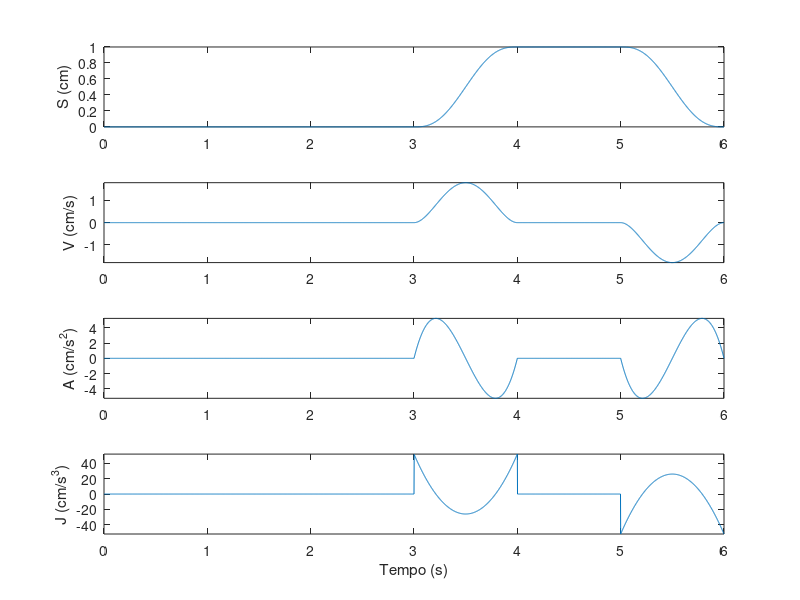
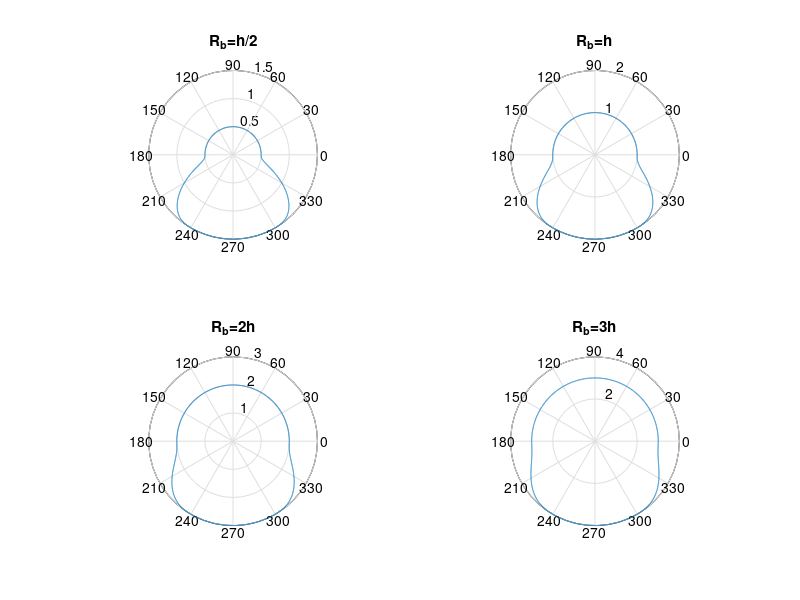
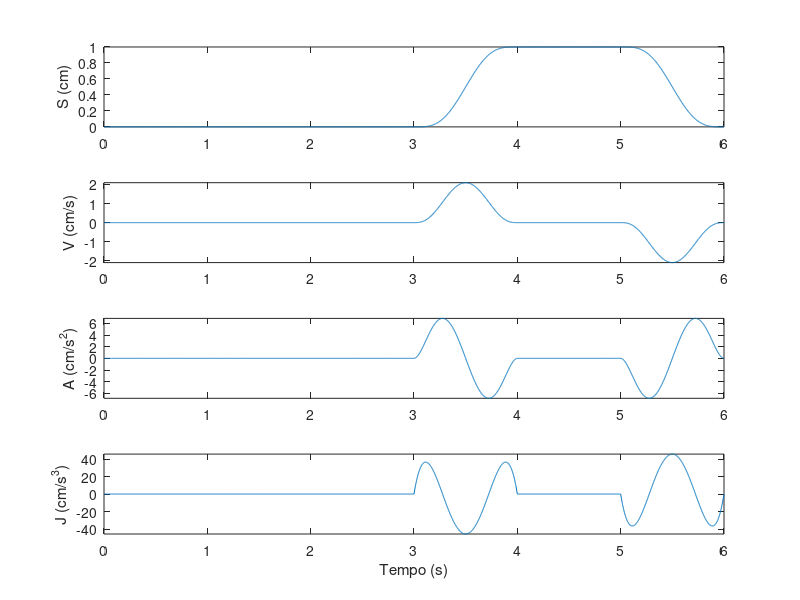
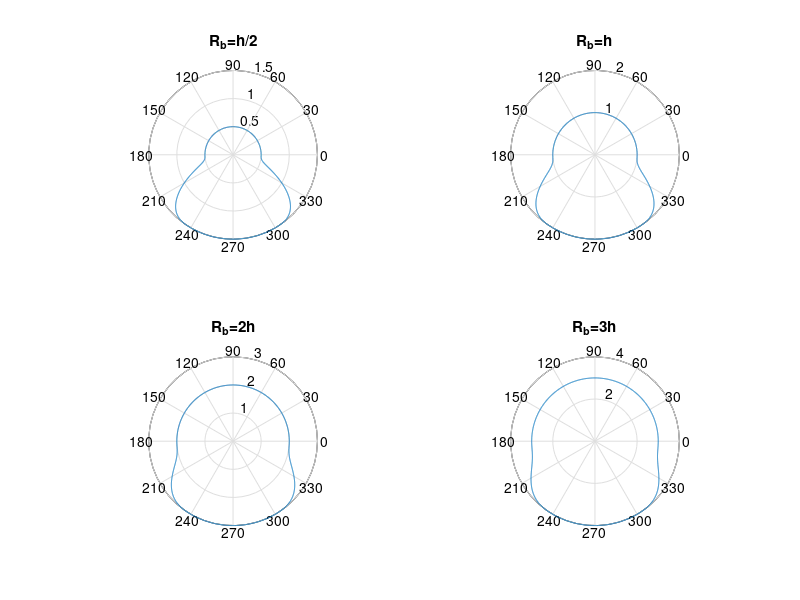

Recreate these plots in MATLAB, in order.
%% Pratica 6 - Projeto de Cames
clear all, close all, clc,
th=[0:.1:360]/180*pi; t=th*3/pi;

%%METODO 1: POLINOMIO 3-4-5

Ex=1; h=1; betas=pi/3; betad=pi/3; betar2=pi/3; betar1=2*pi-betas-betar2-betad;
%Ex=2; h=1; betas=2*pi/3; betad=2*pi/3; betar2=pi/240; betar1=2*pi-betas-betar2-betad;
%Ex=3; h=1; betas=2*pi/3; betad=2*pi/24; betar2=pi/3; betar1=2*pi-betas-betar2-betad;

% Polinomio de ordem 5
% x=[c0,c1,c2,c3,c4,c5];
% b=[s1,v1,a1,s2,v2,a2];
% Subida 
th1=0; th2=1;
A=[[1 1*th1 1*th1^2 1*th1^3 1*th1^4 1*th1^5];
   [0 1 2*th1 3*th1^2 4*th1^3 5*th1^4]/betas;
   [0 0 2 6*th1 12*th1^2 20*th1^3]/betas^2;
   [1 1*th2 1*th2^2 1*th2^3 1*th2^4 1*th2^5];
   [0 1 2*th2 3*th2^2 4*th2^3 5*th2^4]/betas;
   [0 0 2 6*th2 12*th2^2 20*th2^3]/betas^2];
b=[0,0,0,h,0,0]';
x=A\b;
c0s=x(1); c1s=x(2); c2s=x(3); c3s=x(4); c4s=x(5); c5s=x(6); 
% Descida 
th1=0; th2=1;
A=[[1 1*th1 1*th1^2 1*th1^3 1*th1^4 1*th1^5];
   [0 1 2*th1 3*th1^2 4*th1^3 5*th1^4]/betad;
   [0 0 2 6*th1 12*th1^2 20*th1^3]/betad^2;
   [1 1*th2 1*th2^2 1*th2^3 1*th2^4 1*th2^5];
   [0 1 2*th2 3*th2^2 4*th2^3 5*th2^4]/betad;
   [0 0 2 6*th2 12*th2^2 20*th2^3]/betad^2];
b=[h,0,0,0,0,0]';
x=A\b;
c0d=x(1); c1d=x(2); c2d=x(3); c3d=x(4); c4d=x(5); c5d=x(6); 

% Monta os graficos SVAJ
% Deslocamento S
s=zeros(size(th));
th1i=0; th1f=th1i+betar1;    id1=find(th<=th1f); s(id1)=0;
th2i=th1f; th2f=th2i+betas;  id2=find(th>=th2i&th<=th2f); thb=(th(id2)-th2i)/betas; 
s(id2)=c0s+c1s*thb+c2s*thb.^2+c3s*thb.^3+c4s*thb.^4+c5s*thb.^5;
th3i=th2f; th3f=th3i+betar2; id3=find(th>=th3i&th<=th3f); s(id3)=h;
th4i=th3f; th4f=th4i+betad;  id4=find(th>=th4i&th<=th4f); thb=(th(id4)-th4i)/betad; 
s(id4)=c0d+c1d*thb+c2d*thb.^2+c3d*thb.^3+c4d*thb.^4+c5d*thb.^5;
% Velocidade V
v=zeros(size(th));
th1i=0; th1f=th1i+betar1;    id1=find(th<=th1f); v(id1)=0;
th2i=th1f; th2f=th2i+betas;  id2=find(th>=th2i&th<=th2f); thb=(th(id2)-th2i)/betas; 
v(id2)=(1/betas)*(c1s+2*c2s*thb+3*c3s*thb.^2+4*c4s*thb.^3+5*c5s*thb.^4);
th3i=th2f; th3f=th3i+betar2; id3=find(th>=th3i&th<=th3f); v(id3)=0;
th4i=th3f; th4f=th4i+betad;  id4=find(th>=th4i&th<=th4f); thb=(th(id4)-th4i)/betad; 
v(id4)=(1/betad)*(c1d+2*c2d*thb+3*c3d*thb.^2+4*c4d*thb.^3+5*c5d*thb.^4);
% Aceleracao A
a=zeros(size(th));
th1i=0; th1f=th1i+betar1;    id1=find(th<=th1f); a(id1)=0;
th2i=th1f; th2f=th2i+betas;  id2=find(th>=th2i&th<=th2f); thb=(th(id2)-th2i)/betas; 
a(id2)=(1/betas^2)*(2*c2s+6*c3s*thb+12*c4s*thb.^2+20*c5s*thb.^3);
th3i=th2f; th3f=th3i+betar2; id3=find(th>=th3i&th<=th3f); a(id3)=0;
th4i=th3f; th4f=th4i+betad;  id4=find(th>=th4i&th<=th4f); thb=(th(id4)-th4i)/betad; 
a(id4)=(1/betad^2)*(2*c2d+6*c3d*thb+12*c4d*thb.^2+20*c5d*thb.^3);
% Jerk J
j=zeros(size(th));
th1i=0; th1f=th1i+betar1;    id1=find(th<=th1f); j(id1)=0;
th2i=th1f; th2f=th2i+betas;  id2=find(th>=th2i&th<=th2f); thb=(th(id2)-th2i)/betas; 
j(id2)=(1/betas^3)*(6*c3s+24*c4s*thb+60*c5s*thb.^2);
th3i=th2f; th3f=th3i+betar2; id3=find(th>=th3i&th<=th3f); j(id3)=0;
th4i=th3f; th4f=th4i+betad;  id4=find(th>=th4i&th<=th4f); thb=(th(id4)-th4i)/betad; 
j(id4)=(1/betad^3)*(6*c3d+24*c4d*thb+60*c5d*thb.^2);

% Plot SVAJ
figure(1), set(1,'position',[680 565 644 420]),
subplot(411), plot(t,s), ylabel('S (cm)'), axis tight,
subplot(412), plot(t,v), ylabel('V (cm/s)'), axis tight,
subplot(413), plot(t,a), ylabel('A (cm/s^2)'), axis tight,
subplot(414), plot(t,j), ylabel('J (cm/s^3)'), axis tight,
xlabel('Tempo (s)')

% Draw cam
figure(2), set(2,'position',[1325 565 560 420])
subplot(221), Rb=h/2; polar(th,Rb+s), title('R_b=h/2'),
subplot(222), Rb=h/1; polar(th,Rb+s), title('R_b=h'),
subplot(223), Rb=2*h; polar(th,Rb+s), title('R_b=2h'),
subplot(224), Rb=3*h; polar(th,Rb+s), title('R_b=3h'),
display("Deslocamento, Velocidade, Aceleração e Jerk máximos e mínimos para o método 1:")
s1_max=max(s)
v1_max=max(v)
a1_max=max(a)
j1_max=max(j)
s1_min=min(s)
v1_min=min(v)
a1_min=min(a)
j1_min=min(j)

%%METODO 2: POLINOMIO 4-5-6-7

% Polinomio de ordem 7
% x=[c0,c1,c2,c3,c4,c5,c6,c7];
% b=[s1,v1,a1,j1,s2,v2,a2,j2];
% Subida 
th1=0; th2=1;

A=[[1 1*th1 1*th1^2 1*th1^3 1*th1^4 1*th1^5 1*th1^6 1*th1^7];
   [0 1 2*th1 3*th1^2 4*th1^3 5*th1^4 6*th1^5 7*th1^6 ]/betas;
   [0 0 2 6*th1 12*th1^2 20*th1^3 30*th1^4 42*th1^5]/betas^2;
   [0 0 0 6 24*th1  60*th1^2 120*th1^3 210*th1^4]/betas^3;
   [1 1*th2 1*th2^2 1*th2^3 1*th2^4 1*th2^5 1*th2^6 1*th2^7];
   [0 1 2*th2 3*th2^2 4*th2^3 5*th2^4 6*th2^5 7*th2^6 ]/betas;
   [0 0 2 6*th2 12*th2^2 20*th2^3 30*th2^4 42*th2^5]/betas^2;
   [0 0 0 6 24*th2  60*th2^2 120*th2^3 210*th2^4]/betas^3;];
b=[0,0,0,0,h,0,0,0]';
x=A\b;
c0s=x(1); c1s=x(2); c2s=x(3); c3s=x(4); c4s=x(5); c5s=x(6);  c6s=x(7); c7s=x(8);
% Descida
th1=0; th2=1;
A=[[1 1*th1 1*th1^2 1*th1^3 1*th1^4 1*th1^5 1*th1^6 1*th1^7];
   [0 1 2*th1 3*th1^2 4*th1^3 5*th1^4 6*th1^5 7*th1^6 ]/betad;
   [0 0 2 6*th1 12*th1^2 20*th1^3 30*th1^4 42*th1^5]/betad^2;
   [0 0 0 6 24*th1  60*th1^2 120*th1^3 210*th1^4]/betad^3;
   [1 1*th2 1*th2^2 1*th2^3 1*th2^4 1*th2^5 1*th2^6 1*th2^7];
   [0 1 2*th2 3*th2^2 4*th2^3 5*th2^4 6*th2^5 7*th2^6 ]/betad;
   [0 0 2 6*th2 12*th2^2 20*th2^3 30*th2^4 42*th2^5]/betad^2;
   [0 0 0 6 24*th2  60*th2^2 120*th2^3 210*th2^4]/betad^3;];
b=[h,0,0,0,0,0,0,0]';
x=A\b;
c0d=x(1); c1d=x(2); c2d=x(3); c3d=x(4); c4d=x(5); c5d=x(6);  c6d=x(7); c7d=x(8);

% Monta os graficos SVAJ
% Deslocamento S
s=zeros(size(th));
th1i=0; th1f=th1i+betar1;    id1=find(th<=th1f); s(id1)=0;
th2i=th1f; th2f=th2i+betas;  id2=find(th>=th2i&th<=th2f); thb=(th(id2)-th2i)/betas; 
s(id2)=c0s+c1s*thb+c2s*thb.^2+c3s*thb.^3+c4s*thb.^4+c5s*thb.^5+c6s*thb.^6+c7s*thb.^7;
th3i=th2f; th3f=th3i+betar2; id3=find(th>=th3i&th<=th3f); s(id3)=h;
th4i=th3f; th4f=th4i+betad;  id4=find(th>=th4i&th<=th4f); thb=(th(id4)-th4i)/betad; 
s(id4)=c0d+c1d*thb+c2d*thb.^2+c3d*thb.^3+c4d*thb.^4+c5d*thb.^5+c6d*thb.^6+c7d*thb.^7;
% Velocidade V
v=zeros(size(th));
th1i=0; th1f=th1i+betar1;    id1=find(th<=th1f); v(id1)=0;
th2i=th1f; th2f=th2i+betas;  id2=find(th>=th2i&th<=th2f); thb=(th(id2)-th2i)/betas; 
v(id2)=(1/betas)*(c1s+2*c2s*thb+3*c3s*thb.^2+4*c4s*thb.^3+5*c5s*thb.^4+6*c6s*thb.^5+7*c7s*thb.^6);
th3i=th2f; th3f=th3i+betar2; id3=find(th>=th3i&th<=th3f); v(id3)=0;
th4i=th3f; th4f=th4i+betad;  id4=find(th>=th4i&th<=th4f); thb=(th(id4)-th4i)/betad; 
v(id4)=(1/betad)*(c1d+2*c2d*thb+3*c3d*thb.^2+4*c4d*thb.^3+5*c5d*thb.^4+6*c6d*thb.^5+7*c7d*thb.^6);
% Aceleracao A
a=zeros(size(th));
th1i=0; th1f=th1i+betar1;    id1=find(th<=th1f); a(id1)=0;
th2i=th1f; th2f=th2i+betas;  id2=find(th>=th2i&th<=th2f); thb=(th(id2)-th2i)/betas; 
a(id2)=(1/betas^2)*(2*c2s+6*c3s*thb+12*c4s*thb.^2+20*c5s*thb.^3+30*c6s*thb.^4+42*c7s*thb.^5);
th3i=th2f; th3f=th3i+betar2; id3=find(th>=th3i&th<=th3f); a(id3)=0;
th4i=th3f; th4f=th4i+betad;  id4=find(th>=th4i&th<=th4f); thb=(th(id4)-th4i)/betad; 
a(id4)=(1/betad^2)*(2*c2d+6*c3d*thb+12*c4d*thb.^2+20*c5d*thb.^3+30*c6d*thb.^4+42*c7d*thb.^5);
% Jerk J
j=zeros(size(th));
th1i=0; th1f=th1i+betar1;    id1=find(th<=th1f); j(id1)=0;
th2i=th1f; th2f=th2i+betas;  id2=find(th>=th2i&th<=th2f); thb=(th(id2)-th2i)/betas; 
j(id2)=(1/betas^3)*(6*c3s+24*c4s*thb+60*c5s*thb.^2+120*c6s*thb.^3+210*c7s*thb.^4);
th3i=th2f; th3f=th3i+betar2; id3=find(th>=th3i&th<=th3f); j(id3)=0;
th4i=th3f; th4f=th4i+betad;  id4=find(th>=th4i&th<=th4f); thb=(th(id4)-th4i)/betad; 
j(id4)=(1/betad^3)*(6*c3d+24*c4d*thb+60*c5d*thb.^2+120*c6d*thb.^3+210*c7d*thb.^4);

% Plot SVAJ
figure(3), set(3,'position',[680 565 644 420]),
subplot(411), plot(t,s), ylabel('S (cm)'), axis tight,
subplot(412), plot(t,v), ylabel('V (cm/s)'), axis tight,
subplot(413), plot(t,a), ylabel('A (cm/s^2)'), axis tight,
subplot(414), plot(t,j), ylabel('J (cm/s^3)'), axis tight,
xlabel('Tempo (s)')

% Draw cam
figure(4), set(4,'position',[1325 565 560 420])
subplot(221), Rb=h/2; polar(th,Rb+s), title('R_b=h/2'),
subplot(222), Rb=h/1; polar(th,Rb+s), title('R_b=h'),
subplot(223), Rb=2*h; polar(th,Rb+s), title('R_b=2h'),
subplot(224), Rb=3*h; polar(th,Rb+s), title('R_b=3h'), 

display("Deslocamento, Velocidade, Aceleração e Jerk máximos e mínimos para o método 2:")
s2_max=max(s)
v2_max=max(v)
a2_max=max(a)
j2_max=max(j)
s2_min=min(s)
v2_min=min(v)
a2_min=min(a)
j2_min=min(j)
